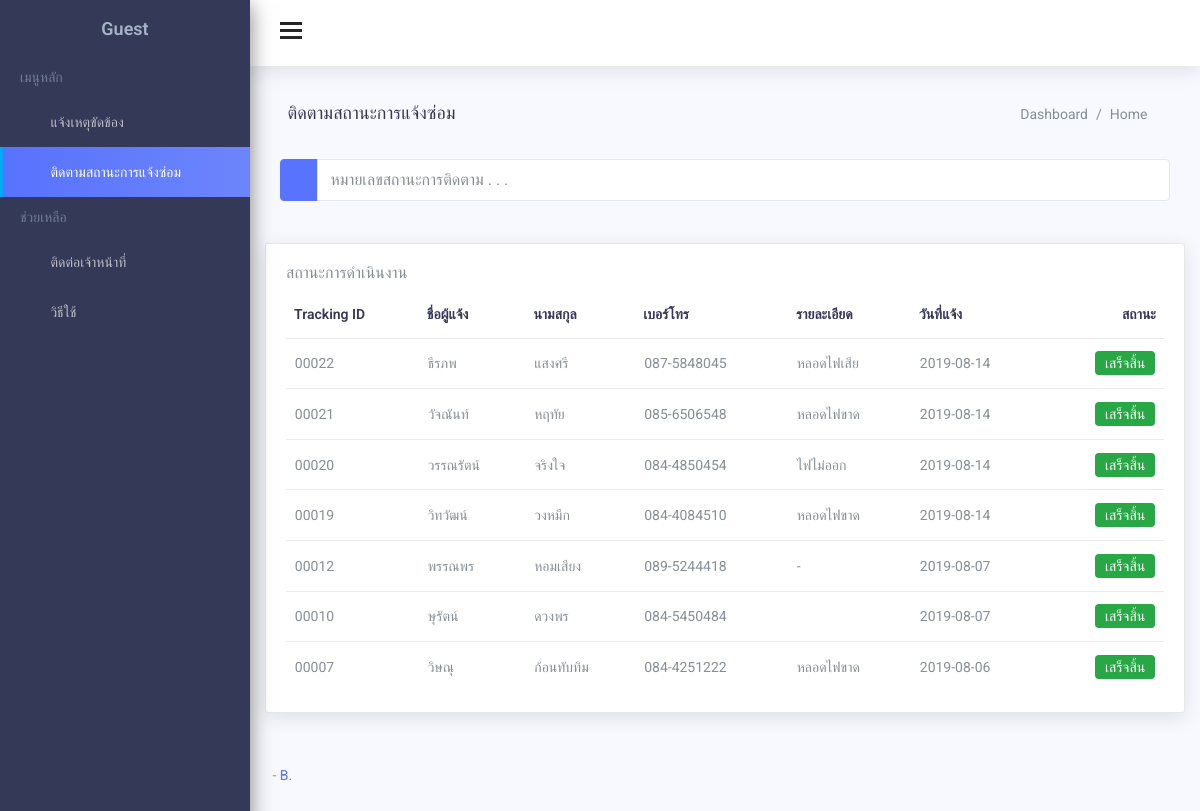
/tracking.php, run on the app's committed database.
### tables this page shows
CREATE TABLE `declaration` (
  `declaration_id` int(5) UNSIGNED ZEROFILL NOT NULL,
  `Informate_fname` varchar(30) NOT NULL,
  `Informate_lname` varchar(30) NOT NULL,
  `informant_id_card` char(13) NOT NULL,
  `informant_tel` char(11) NOT NULL,
  `repairing_detail` varchar(300) NOT NULL,
  `declaration_date` timestamp NOT NULL DEFAULT '0000-00-00 00:00:00' ON UPDATE CURRENT_TIMESTAMP,
  `repairing_status` int(1) NOT NULL,
  `LOC_ID` int(5) UNSIGNED ZEROFILL NOT NULL
);

### informant_show.php (called while the page is built)
<?php
    include("connect.php");
    $select = "SELECT * FROM declaration where repairing_status = 2 order by declaration_id desc ";
    $result = $conn->query($select);
?>

### tracking.php (the view, shortened to what this page needs)
<?php
include("informant_show.php");
?>
<!DOCTYPE html>
<html lang="en">
<head>
    <link href="assets/css/lib/weather-icons.css" rel="stylesheet" />
    <link href="assets/css/lib/owl.carousel.min.css" rel="stylesheet" />
    <link href="assets/css/lib/owl.theme.default.min.css" rel="stylesheet" />
    <link href="assets/css/lib/font-awesome.min.css" rel="stylesheet">
    <link href="assets/css/lib/themify-icons.css" rel="stylesheet">
    <link href="assets/css/lib/menubar/sidebar.css" rel="stylesheet">
    <link href="assets/css/lib/bootstrap.min.css" rel="stylesheet">
    <link href="assets/css/lib/helper.css" rel="stylesheet">
    <link href="assets/css/style.css" rel="stylesheet">
</head>
<body>
    <div class="sidebar sidebar-hide-to-small sidebar-shrink sidebar-gestures">
        <div class="nano">
            <div class="nano-content">
                <ul>
                    <div class="logo"><a href="index.html">
                            <span>Guest</span></a></div>
                    <li class="label">เมนูหลัก</li>
                    <li><a href="index.html"><i class="ti-alert"></i> แจ้งเหตุขัดข้อง </a></li>
                    <li><a href="tracking.php"><i class="ti-search"></i> ติดตามสถานะการแจ้งซ่อม</a></li>
                    <li class="label">ช่วยเหลือ</li>
                    <li><a href="app-email.html"><i class="ti-email"></i> ติดต่อเจ้าหน้าที่</a></li>
                    <li><a href="app-email.html"><i class="ti-help"></i> วิธีใช้</a></li>
                </ul>
            </div>
        </div>
    </div>
    <div class="header">
        <div class="container-fluid">
            <div class="row">
                <div class="col-lg-12">
                    <div class="float-left">
                        <div class="hamburger sidebar-toggle">
                            <span class="line"></span>
                            <span class="line"></span>
                            <span class="line"></span>
                        </div>
                    </div>
                    <div class="float-right">
                        <div class="header-icon">
                            <i class=" "><a href="login/login.php"> &nbsp; </a></i>
                        </div>
                    </div>
                </div>
            </div>
        </div>
    </div>
    <div class="content-wrap">
        <div class="main">
            <div class="container-fluid">
                <div class="row">
                    <div class="col-lg-8 p-r-0 title-margin-right">
                        <div class="page-header">
                            <div class="page-title">
                                <h1>ติดตามสถานะการแจ้งซ่อม <span> </span></h1>
                            </div>
                        </div>
                    </div>
                    <div class="col-lg-4 p-l-0 title-margin-left">
                        <div class="page-header">
                            <div class="page-title">
                                <ol class="breadcrumb">
                                    <li class="breadcrumb-item"><a href="#">Dashboard</a></li>
                                    <li class="breadcrumb-item active">Home</li>
                                </ol>
                            </div>
                        </div>
                    </div>
                </div>
                <div class="col-lg-12">
                    <div class="card-title pr">
                        <div class="card-body">
                            <div class="basic-form">
                                <form>
                                    <div class="form-group">
                                        <div class="input-group input-group-default">
                                            <span class="input-group-btn"><button class="btn btn-primary" type="submit"><i class="ti-search"></i></button></span>
                                            <input type="text" placeholder="หมายเลขสถานะการติดตาม . . ." name=" " class="form-control">
                                        </div>
                                    </div>
                                </form>
                            </div>
                        </div>
                    </div>
                </div>
            </div>
        </div>
        <div class="col-lg-12">
            <div class="card">
                <div class="card-title">
                    <h6>สถานะการดำเนินงาน</h6>
                </div>
                <div class="card-body">
                    <div class="table-responsive">
                        <table class="table">
                            <thead>
                                <tr>
                                    <th>Tracking ID</th>
                                    <th>ชื่อผู้แจ้ง</th>
                                    <th>นามสกุล</th>
                                    <th>เบอร์โทร</th>
                                    <th>รายละเอียด</th>
                                    <th>วันที่แจ้ง</th>
                                    <th>สถานะ</th>
                                </tr>
                            </thead>
                            <tbody>
                                <?php
                                while ($res = mysqli_fetch_array($result)) {
                                    $db = $res['declaration_date'];
                                    $timestamp = strtotime($db);
                                    ?>
                                    <tr>
                                        <?php
                                        $status = "";
                                        if ($res['repairing_status'] == 0) {
                                            $status = '<span class="badge badge-warning">รอการอนุมัติ</span>';
                                        } else if ($res['repairing_status'] == 1) {
                                            $status = '<span class="badge badge-info">  ดำเนินการซ่อม</span>';
                                        } else if ($res['repairing_status'] == 2) {
                                            $status = '<span class="badge badge-success">เสร็จสิ้น</span>';
                                        } else if ($res['repairing_status'] == 3) {
                                            $status = '<span class="badge badge-danger">ปฏิเสธ</span>';
                                        }
                                        echo "<td>" . $res['declaration_id'] . "</td>";
                                        echo "<td>" . $res['Informate_fname'] . "</td>";
                                        echo "<td>" . $res['Informate_lname'] . "</td>";
                                        echo "<td>" . $res['informant_tel'] . "</td>";
                                        echo "<td>" . $res['repairing_detail'] . "</td>";
                                        echo "<td>";
                                        echo date("Y-m-d", $timestamp);
                                        echo "</td>";
                                        echo '<td>' . $status . '</td>';
                                        echo "</tr>";
                                    }
                                    ?>
                            </tbody>
                        </table>
                    </div>
                </div>
            </div>
        </div>
        <div class="row">
            <div class="col-lg-12">
                <div class="footer">
                    <p>  - <a href="#">B. </a></p>
                </div>
            </div>
        </div>
    </div>
</body>
</html>

### data on the page
declaration: declaration_id "00022", Informate_fname "ธีรภพ", Informate_lname "แสงศรี", informant_tel "087-5848045", repairing_detail "หลอดไฟเสีย", declaration_date "2019-08-14", repairing_status "เสร็จสิ้น"
declaration: declaration_id "00021", Informate_fname "วัจณันท์", Informate_lname "หฤทัย", informant_tel "085-6506548", repairing_detail "หลอดไฟขาด", declaration_date "2019-08-14", repairing_status "เสร็จสิ้น"
declaration: declaration_id "00020", Informate_fname "วรรณรัตน์", Informate_lname "จริงใจ", informant_tel "084-4850454", repairing_detail "ไฟไม่ออก", declaration_date "2019-08-14", repairing_status "เสร็จสิ้น"
declaration: declaration_id "00019", Informate_fname "วิทวัฒน์", Informate_lname "วงหมึก", informant_tel "084-4084510", repairing_detail "หลอดไฟขาด", declaration_date "2019-08-14", repairing_status "เสร็จสิ้น"
declaration: declaration_id "00012", Informate_fname "พรรณพร", Informate_lname "หอมเสียง", informant_tel "089-5244418", repairing_detail "-", declaration_date "2019-08-07", repairing_status "เสร็จสิ้น"
declaration: declaration_id "00010", Informate_fname "ษุรัตน์", Informate_lname "ดวงพร", informant_tel "084-5450484", declaration_date "2019-08-07", repairing_status "เสร็จสิ้น"
declaration: declaration_id "00007", Informate_fname "วิษณุ", Informate_lname "ก้อนทับทิม", informant_tel "084-4251222", repairing_detail "หลอดไฟขาด", declaration_date "2019-08-06", repairing_status "เสร็จสิ้น"
